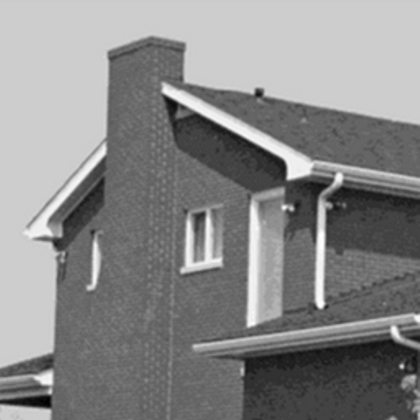
%> input picture msc-1/digital-image-processing/exercise01/exercise01_Codes/house.tif, 420 x 420 px, shrunk from 512 x 512 before the run
$ octave Q1_5.m   (GNU Octave 9; MATLAB toolbox functions it lacks are replaced by stand-ins)
%> lines starting %> are read from the running program, lines starting %| are printed output that depends on the picture
clc;
clear;
close all;

K=imread('house.tif');
%> K is the input picture: size 420x420 uint8; min 0, max 254, mean 136.5
imshow(K);
title('Original Image');
K=double(K);
%> K: size 420x420 double
[m n]=size(K);
%> m = 420; n = 420
L=256;

% Lecture #6 - Slide #16 %
P1=round(0.3*L);
P2=round(0.6*L);
S1=round(0.3*P1);
S2=round(1.2*P2);
m1=((S1-0)/(P1-0));
m2=((S2-S1)/(P2-P1));
m3=(((L-1)-S2)/((L-1)-P2));
temp=zeros(m,n);
for I=1:m
    for J=1:n
        if K(I,J)<=P1
            temp(I,J)=F(K(I,J),m1,P1,S1);
        elseif K(I,J)>P1 && K(I,J)<=P2
            temp(I,J)=F(K(I,J),m2,P2,S2);
        elseif K(I,J)>P2
            temp(I,J)=F(K(I,J),m3,L-1,L-1);
        end
    end
end
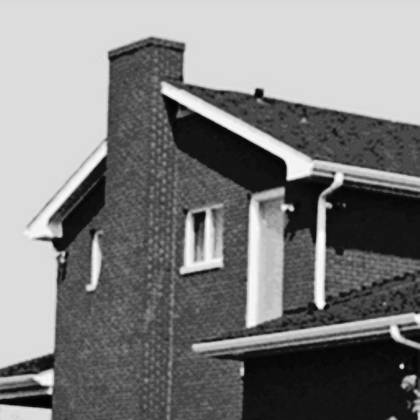
%> temp: size 420x420 double; min 0, max 254.3, mean 127.1
figure;
imshow(uint8(temp));
title('Lecture #6 - Slide #16');
%------------------------%

% Lecture #6 - Slide #17 %
T1=50;
T2=100;
T3=150;
T4=200;
a=50;
b=100;
c=150;
d=200;
temp=zeros(m,n);
for I=1:m
    for J=1:n
        if K(I,J)<T1
            temp(I,J)=0;
        elseif (K(I,J)>=T1 && K(I,J)<T2)
            temp(I,J)=a;
        elseif (K(I,J)>=T2 && K(I,J)<T3)
            temp(I,J)=b;
        elseif (K(I,J)>=T3 && K(I,J)<T4)
            temp(I,J)=c;
        else
            temp(I,J)=d;
        end
    end
end
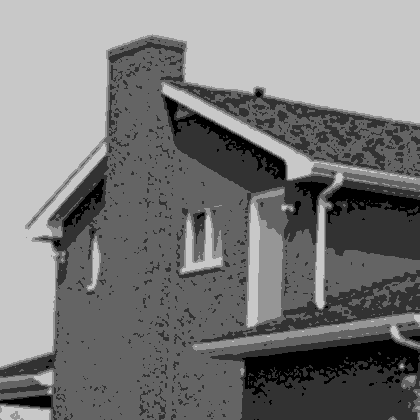
%> temp: size 420x420 double; min 0, max 200, mean 122.2
figure;
imshow(uint8(temp));
title('Lecture #6 - Slide #17');
%------------------------%

% Lecture #6 - Slide #18 %
P1=0;
S1=0;
P2=round(0.8*L);
S2=round(0.6*L);
m1=(S2-S1)/(P2-P1);
temp=zeros(m,n);
for I=1:m
    for J=1:n
        if (K(I,J)>50 && K(I,J)<130)
            temp(I,J)=S2;
        else
            temp(I,J)=F(K(I,J),m1,P1,S1);
        end
    end
end
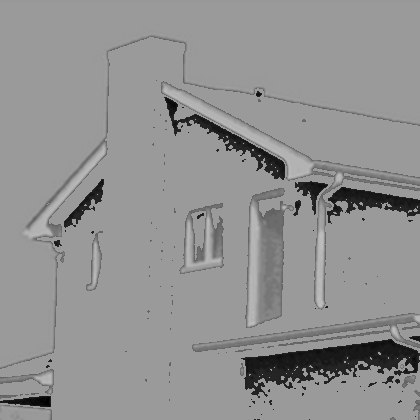
%> temp: size 420x420 double; min 0, max 190.8, mean 145.6
figure;
imshow(uint8(temp));
title('Lecture #6 - Slide #18');
%------------------------%

% Lecture #6 - Slide #19 %
P1=round(0.2*L);
P2=round(0.5*L);
P3=round(0.9*L);
S1=round(0.07*L);
S2=round(0.35*L);
S3=0;
temp=zeros(m,n);
for I=1:m;
    for J=1:n;
        if (K(I,J)<P1 || (K(I,J)>P2 && K(I,J)<P3))
            temp(I,J)=S1;
        elseif K(I,J)>P3
            temp(I,J)=S3;
        else
            temp(I,J)=S2;
        end
    end
end
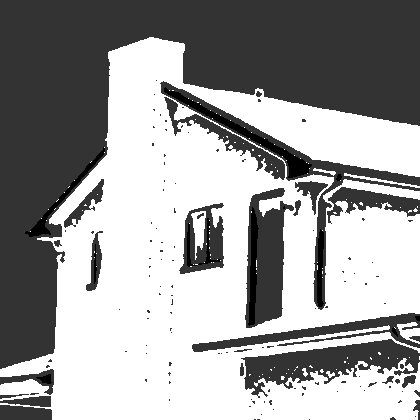
%> temp: size 420x420 double; min 0, max 90, mean 55.7; drawn with min black and max white
figure;
imshow(uint8(temp));
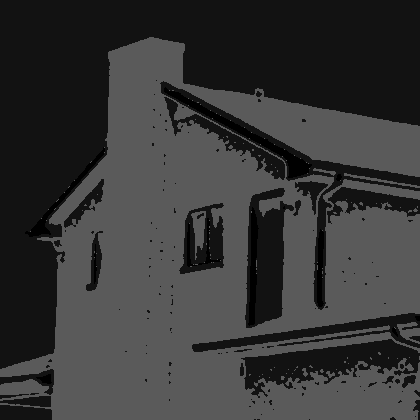
%> displayed picture: size 420x420, on the screen's scale of 0 to 255; min 0, max 90, mean 55.7; mean of the top-left, top-right, bottom-left and bottom-right quarters 43.5, 41.9, 69.8, 67.7
title('Lecture #6 - Slide #19');
%------------------------%
